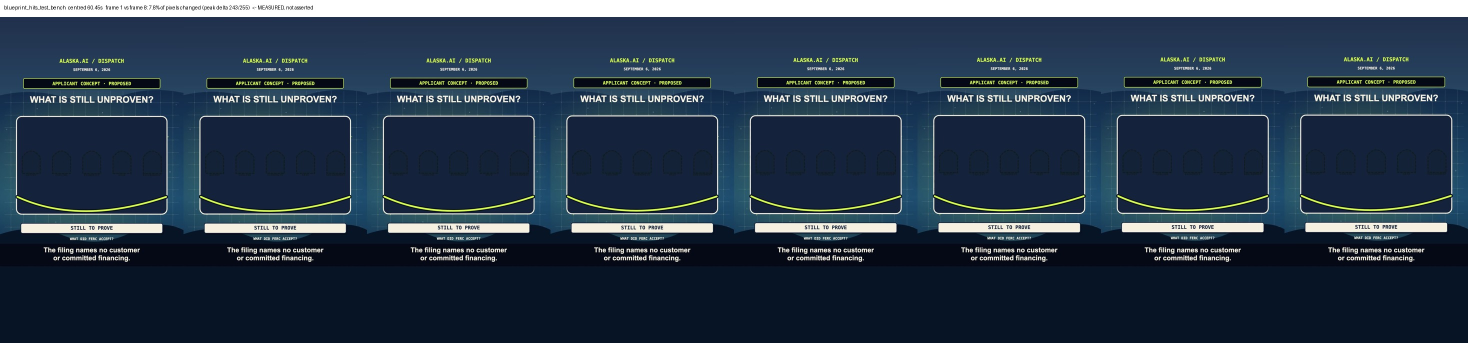
#> input picture archive/dispatch-2026-09-06-the-hive-is-still-paper/filmstrip_blueprint_hits_test_bench.jpg, 2936 x 686 px (shown at 1/2 size)
$ python -i dead_space_check.py   (imports and definitions only)
#> lines starting #> are read from the running program, lines starting #| are printed output that depends on the picture; after the words box and inside, x2 and y2 are one past the last pixel; in counts of white or black regions, pixels touching at a corner belong together
#> in top_band_fraction, im is the input picture: PIL image 2936x686 RGB; mean R, G, B 43.3, 59.3, 76.6
#!/usr/bin/env python3
"""DEAD-SPACE METER — turn "the frame feels empty" into a number you can act on.

WHY THIS EXISTS (2026-07-31, after two panel rounds).

"Mean low-information area is roughly 50 percent" was the single most repeated finding
across two rounds and three judges, and it survived a whole editing round in which I added
a far ridge, wheel ruts, a gravel scatter, a verge, a near berm and a ground falloff. All
of that was texture, and texture is not information. The reason the round failed on this
axis is that I was guessing at what "empty" meant and shipping fixes I could not measure,
so I could not tell the difference between a frame that got better and a frame that got
busier.

The measure: a pixel is LOW INFORMATION if its neighbourhood carries almost no structure
(local standard deviation under a threshold) AND it is not close to an edge. Gradients,
noise textures and subtle scatter all stay low-information, which is correct — a viewer
gets nothing from them. Ink outlines, type, and real objects raise local structure, which
is also correct. The score is the fraction of frame area that is low-information.

Use it as a RATCHET, not a target: measure, change one thing, measure again, keep the
change if the number moved. Reported per-shot so the worst shots are named rather than
averaged away.

WHY IT WAS REWRITTEN (2026-08-04, after the panel found 12 to 14 seconds of empty frames
inside the retention window and this script did not).

The meter was correct and unreachable. Three separate reasons, each enough on its own:

  1. It read PNGs from out/dispatch/frames, and the pipeline renders straight to mp4. That
     directory has never existed on a normal run, so every invocation died on "no frames"
     and the step was quietly skipped. A check with a precondition no run satisfies is not
     a check.
  2. It only PRINTED. `worst` was computed, named, and then the process exited 0. Nothing
     downstream could tell a clean film from a film with three empty shots.
  3. It measured the 1080x1920 master. The LinkedIn deliverable is the 1:1 SQUARE CUT, and
     the square throws away 840 rows. A subject parked at the top of the tall frame is
     centred and fine there and gone from the thing people actually see.

All three are the same shape as the no_exit hole closed earlier today: an artifact that
looked like a gate, read as authoritative, and could not fail. So this now samples the
SHIPPED VIDEO with ffmpeg, measures the cut that ships, and EXITS 1.

WHAT IT DOES NOT DO, stated plainly so nobody trusts it for more than it is worth. This
measures TEXTURE-FREE AREA, which is not the same thing as "no subject in the shot". On
the cut the panel faulted for empty frames, the shots the judges named scored 27 to 30
percent while three shots they did not name scored 39 to 45. Big flat colour fields are
this brand, and they read as empty to the meter whether or not something is happening in
front of them. So the ceilings below are a RATCHET against regression, deliberately set
just above the worst film measured rather than at a level that would have caught the
2026-08-03 defect, because a gate tuned to catch that one would fail three innocent shots
every run and would be turned off within a week. Judging whether a shot has a SUBJECT is
still the panel's job, and the storyboard's.

  python3 scripts/dead_space_check.py                          # the square cut, gated
  python3 scripts/dead_space_check.py --video out/dispatch/dispatch_master.mp4
  python3 scripts/dead_space_check.py --frames out/dispatch/frames   # legacy PNG path
"""
import argparse, glob, json, os, shutil, subprocess, tempfile
import numpy as np


def _low_map(im, win=17, thresh=5.0):
    """Boolean map, True where the neighbourhood carries no local structure."""
#> called with win = 17, thresh = 5
    im = im.convert("L")
#> im: PIL image 2936x686 L
    im = im.resize((im.width // 3, im.height // 3))       # 360x640, plenty for this
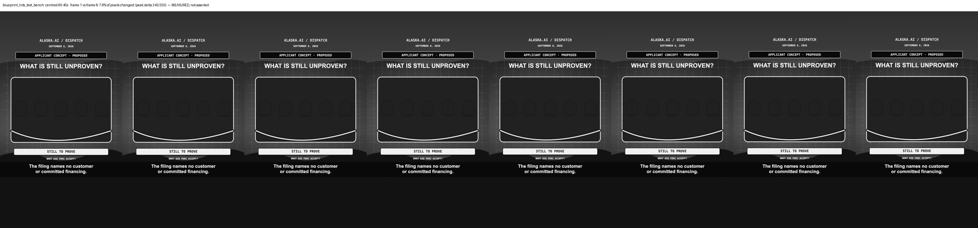
#> im: PIL image 978x228 L; min 0, max 255, mean 56.4
    a = np.asarray(im, dtype=np.float32)

    # local mean and local mean-of-squares via a separable box filter -> local variance
    def box(x, k):
#> called with k = 17
        c = np.cumsum(np.pad(x, ((k // 2 + 1, k // 2), (0, 0))), axis=0)
        x = (c[k:] - c[:-k]) / k
        c = np.cumsum(np.pad(x, ((0, 0), (k // 2 + 1, k // 2))), axis=1)
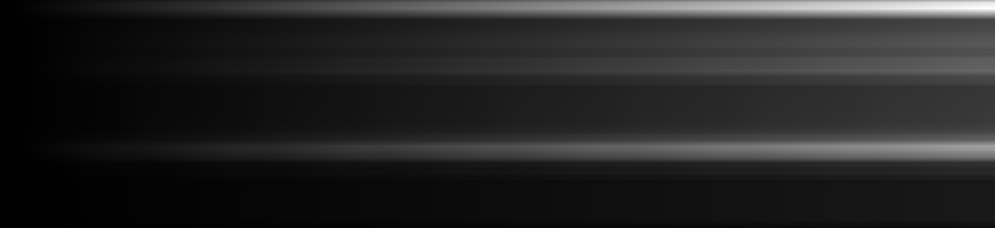
#> c: shape (228, 995) float32; min 0, max 178591, mean 26349.9; drawn with min black and max white
        return (c[:, k:] - c[:, :-k]) / k

    m = box(a, win)
    m2 = box(a * a, win)
#> call 2 of box, with k = 17
#> in box (call 2), `c = np.cumsum(np.pad(x, ((k // 2 + 1, k // 2), (0, 0))), axis=0)`:
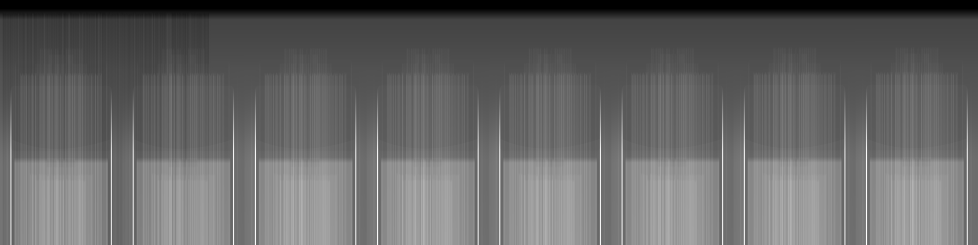
#> c: shape (245, 978) float32; min 0, max 2724037, mean 1096943; drawn with min black and max white
#> in box (call 2), `x = (c[k:] - c[:-k]) / k`:
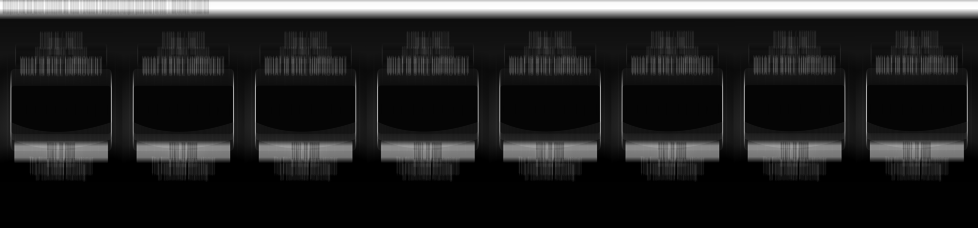
#> x: shape (228, 978) float32; min 102.4, max 43417.4, mean 6183; drawn with min black and max white
#> in box (call 2), `c = np.cumsum(np.pad(x, ((0, 0), (k // 2 + 1, k // 2))), axis=1)`:
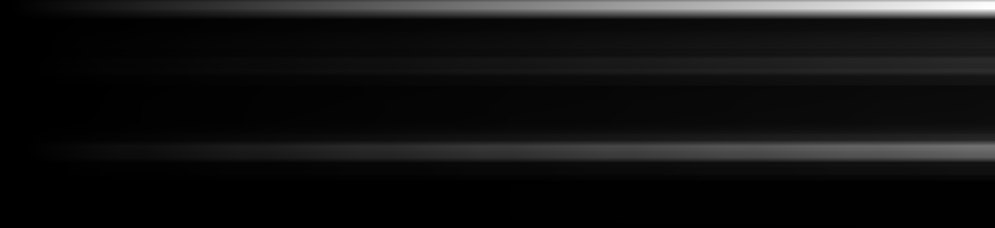
#> c: shape (228, 995) float32; min 0, max 41429620, mean 3002459.2; drawn with min black and max white
    sd = np.sqrt(np.maximum(0.0, m2 - m * m))
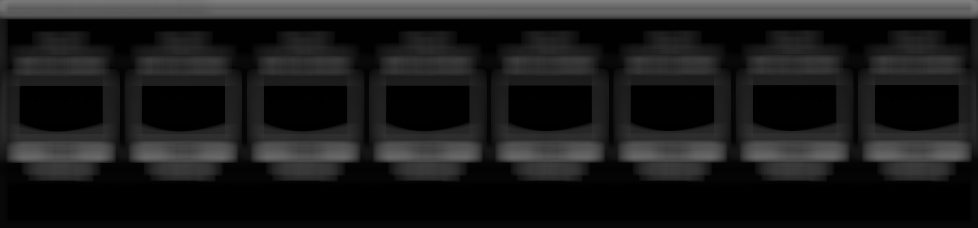
#> sd: shape (228, 978) float32; min 0, max 127.5, mean 28.4
    return sd < thresh
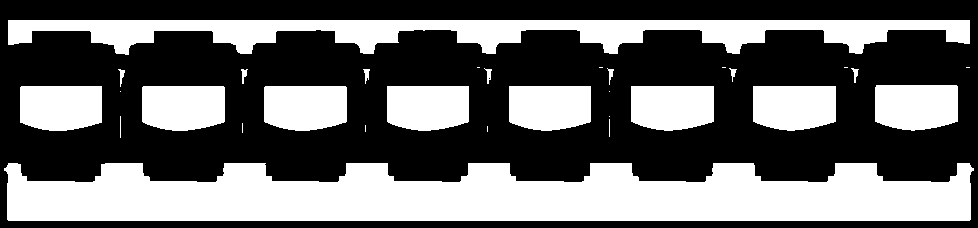
#> returned value: shape (228, 978) bool; 40.5% white; 30 white regions (12 under 20 px), largest, box (x1, y1, x2, y2) and area: (4, 163, 974, 221) 44746, (8, 20, 970, 55) 17428, (875, 85, 958, 131) 3503


# [4 lines left out: function low_info_fraction, not called in this run]


# ---- THE TOP OF THE SQUARE (machine pass 2026-11-06) ------------------------------------------
# Queue: empty-top-third-9x16 (10-31, 11-02 repeat 2) and "hero scale and the empty upper band under
# the 1:1 crop" (11-06, repeat 3). Every seat on 10-31, 11-02 and 11-06 named dead wall above the
# action, and the whole-frame meter above could not see it, because a busy desk and caption band
# under the action average it away. Both in-run fixes (11-02 and 11-06) drew a throughline strip at
# master y 150 to 270, OUTSIDE the square crop, so the deliverable never showed it.
#
# The measure: the low-information share of the TOP QUARTER of the square (master y 420 to 690),
# with the structure map computed on the whole square so the band's lower edge is not starved.
# Calibrated on the shipped masters, cropped as encode_deliverables crops them, in-scene samples:
#   named by the panel for an empty top:  10-31 48.7%, 11-02 52.1%, 11-06 56.6%
#   not named:                            10-24 38.9%, 10-26 41.0%, 10-29 41.2%, 11-01 38.2%
# (10-25, a flat night sky named in its own words, read 38.6%: stars and gulls are structure here,
# so this does not catch every empty sky, it catches the empty WALL three films in a row shipped.)
# The film ceiling sits between the two groups. A shot over SHOT_TOP_NOTE is named as the work order.
SQUARE_Y0, SQUARE_H = 420, 1080
TOP_BAND_ROWS = SQUARE_H // 4             # 270 rows of the square, master y 420 to 690
FAIL_TOP = 0.45
SHOT_TOP_NOTE = 0.55
TOP_REMEDY = ("Raise the stage, not the texture: put the hero or the throughline object so its top "
              "sits inside master y 420 to 690, or scale it up, and keep bands drawn above y 420 out of "
              "the count, because the square never shows them")


def square_of(im):
    """The 1:1 deliverable from a 1080x1920 master (crop=1080:1080:0:420); a square passes through."""
    if im.height > im.width:
        y0 = int(round(SQUARE_Y0 * im.height / 1920.0))
        return im.crop((0, y0, im.width, y0 + im.width))
    return im


def top_band_fraction(im, thresh=5.0):
    """Low-information share of the top quarter of the square, for a PIL image or a path."""
    from PIL import Image
    if isinstance(im, str):
        im = Image.open(im)
    lm = _low_map(square_of(im), thresh=thresh)
    return float(lm[: lm.shape[0] // 4].mean())


# [26 lines left out: functions top_band_verdict, print_top_band, not called in this run]


# ---- THE FLOOR OF THE TALL FRAME (machine pass 2026-11-11) -------------------------------------
# Queue: dead-lower-third (11-10, repeat 2; "dead lower thirds in shots 4, 6, 11, 12", "bottom 30 to
# 35 percent empty floor" 11-09, "bottom third empty water band" 11-07, "bottom 15 percent dead dark"
# 11-05, "large empty strip beneath the bottom band" 11-02). The top-band gate reads the square, and
# the square ends at master y 1500, so nothing measured the band UNDER the caption bar (which ends at
# y 1472) that the panel watches on the 9:16 master.
#
# The measure: the low-information share of master y 1468 to 1920, structure map on the whole frame.
# Calibrated on fourteen shipped masters, one frame a second, credits tail dropped:
#   named by the panel for an empty floor:  11-09 84.8%, 11-10 70.5%, 11-07 61.6%, 11-02 52.5%, 11-05 41.0%
#   not named:  11-01 66.6% (named for a repeated strata floor), 10-24 56.8%, 10-29 56.7%,
#               10-31 53.3%, 11-06 46.8%, 10-26 40.9%, 11-04 37.6%; and 11-11 77.1%
# The groups overlap below 67 percent, so like every ceiling in this file it is a RATCHET set just
# above the worst film the panel did not fault (66.6), not a target: it fails the floor of 11-09,
# 11-10 and 11-11, the three emptiest of the fourteen and the three most recent.
BOTTOM_Y0, BOTTOM_Y1 = 1468, 1920
FAIL_BOTTOM = 0.68
SHOT_BOTTOM_NOTE = 0.80
BOTTOM_REMEDY = ("Give the floor a job, not a texture: a foreground plane under the caption bar (the "
                 "ground the hero stands on, a desk edge, shore stones, a chart sheet, the bottom of a "
                 "throughline strip) between master y 1468 and 1920, varied by act so it never repeats "
                 "under every shot")


# [266 lines left out: functions bottom_band_fraction, print_bottom_band, plan_top_band, _self_test, main, not called in this run]


# [2 lines not run here, left out]

>>> result = top_band_fraction('../archive/dispatch-2026-09-06-the-hive-is-still-paper/filmstrip_blueprint_hits_test_bench.jpg')
#> result = 0.313
